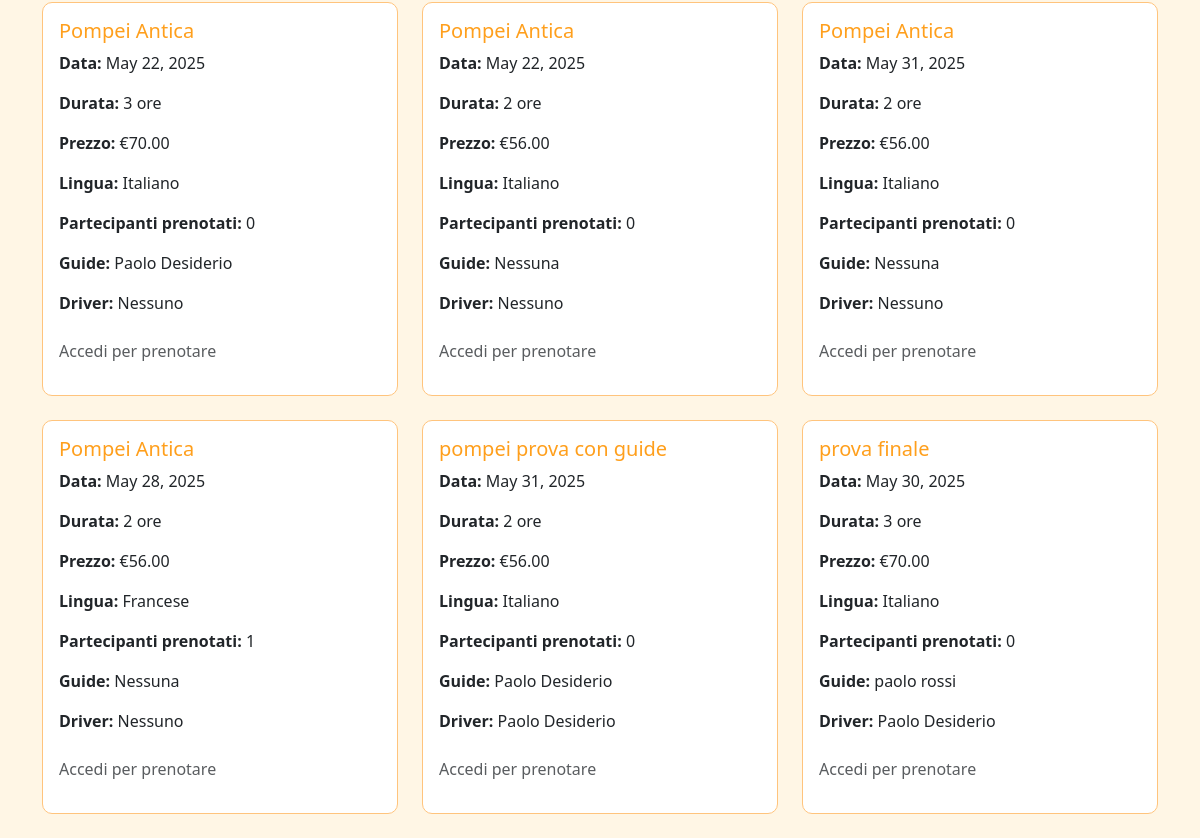
The app's page /tours/ (lower part), older data.
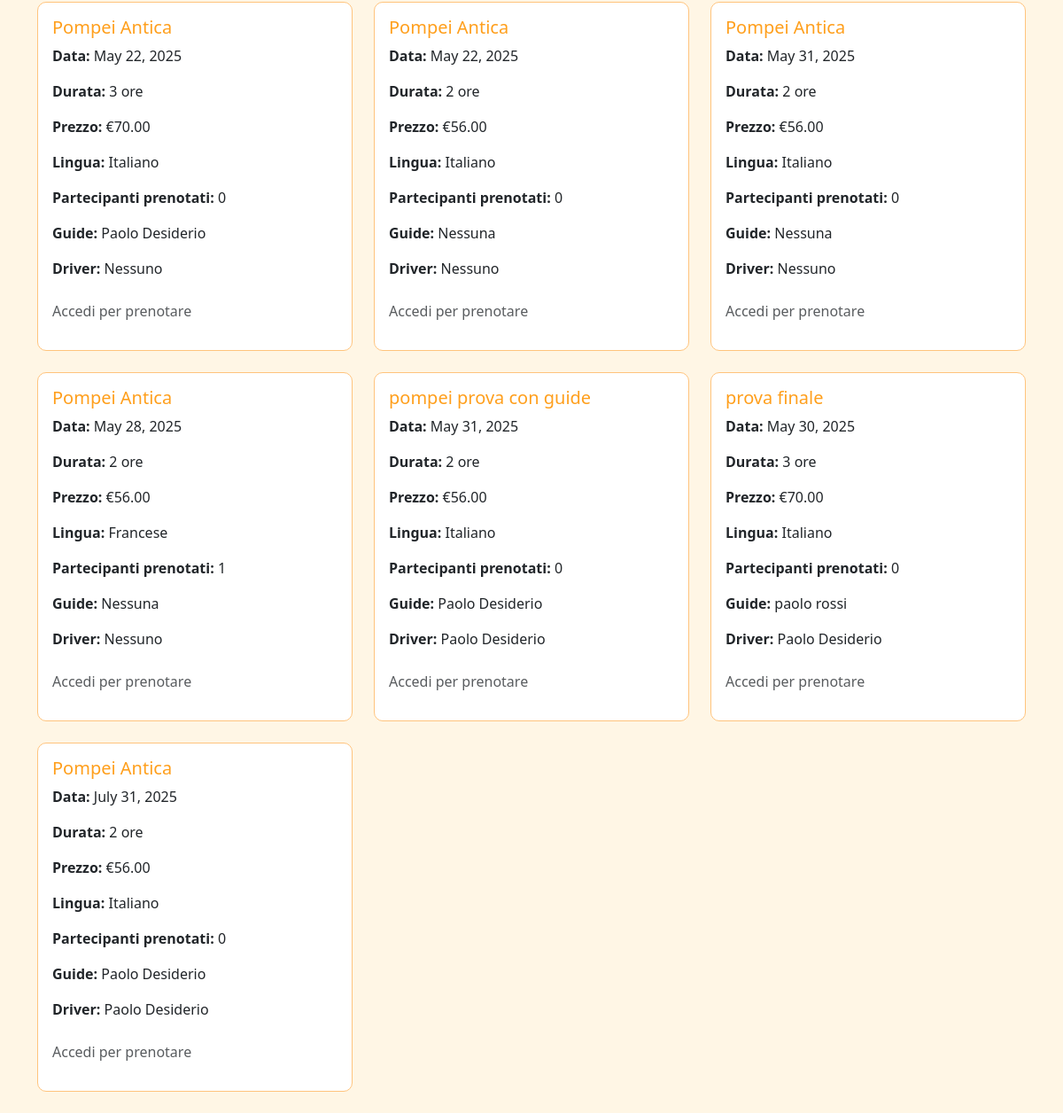
The same page, newer data.
### Askos/models.py (models this page shows, shortened)
class Tour(models.Model):
    nome = models.CharField(max_length=100)
    data = models.DateField()
    durata = models.CharField(max_length=50)
    prezzo = models.DecimalField(max_digits=8, decimal_places=2)
    lingua = models.ForeignKey(Lingua, on_delete=models.SET_NULL, null=True, related_name='tour')
    staff_assegnato = models.ManyToManyField('Staff', related_name='tour_assegnati')
    guide = models.ManyToManyField(
        Staff,
        limit_choices_to={'ruolo': 'guida'},
        related_name='tour_guide',
        blank=True
    )
    driver = models.ManyToManyField(
        Staff,
        limit_choices_to={'ruolo': 'driver'},
        related_name='tour_driver',
        blank=True
    )

class Lingua(models.Model):
    nome = models.CharField(max_length=50, unique=True)

class Staff(models.Model):
    RUOLI = [
        ('guida', 'Guida'),
        ('driver', 'Driver'),
    ]
    cod_fiscale = models.CharField(max_length=16, primary_key=True)
    nome = models.CharField(max_length=50)
    cognome = models.CharField(max_length=50)
    telefono = models.CharField(max_length=20)
    email = models.EmailField()
    ruolo = models.CharField(max_length=10, choices=RUOLI)
    lingue = models.ManyToManyField(Lingua, related_name='staff_members')

### Askos/views.py (the view, shortened to what this page needs)
# urls.py: path('tours/', tour_list_view, name='tour_list'),
def tour_list_view(request):
    tours = Tour.objects.all()
    today = date.today()
    lingua_filtrata = False
    prenotati_ids = []
    for tour in tours:
        tot = tour.prenotazioni.aggregate(totale=Sum('num_partecipanti'))['totale']
        tour.totale_partecipanti = tot or 0
    return render(request, 'tour_list.html', {
        'tours': tours,
        'prenotati_ids': prenotati_ids,
        'lingua_filtrata': lingua_filtrata,
        'today': today
    })

### templates/tour_list.html (shortened to what this page needs)
{% load static %}
<!DOCTYPE html>
<html lang="it">
<head>
    <link href="https://cdn.jsdelivr.net/npm/bootstrap@5.3.3/dist/css/bootstrap.min.css" rel="stylesheet">
</head>
<body>
<div class="container">
  <div class="row">
    {% for tour in tours %}
      <div class="col-md-4 mb-4">
        <div class="card p-3 h-100">
          <h5 class="card-title">{{ tour.nome }}</h5>
          <p><strong>Data:</strong> {{ tour.data }}</p>
          <p><strong>Durata:</strong> {{ tour.durata }} ore</p>
          <p><strong>Prezzo:</strong> €{{ tour.prezzo }}</p>
          <p><strong>Lingua:</strong> {{ tour.lingua.nome }}</p>
        <p><strong>Partecipanti prenotati:</strong> {{ tour.totale_partecipanti }}</p>
          <p><strong>Guide:</strong>
            {% for g in tour.guide.all %}
              {{ g.nome }} {{ g.cognome }}{% if not forloop.last %}, {% endif %}
            {% empty %}
              Nessuna
            {% endfor %}
          </p>
          <p><strong>Driver:</strong>
            {% for d in tour.driver.all %}
              {{ d.nome }} {{ d.cognome }}{% if not forloop.last %}, {% endif %}
            {% empty %}
              Nessuno
            {% endfor %}
          </p>
          {% if user.is_authenticated %}
            {% if tour.data < today %}
              <p class="text-danger mt-2">Tour scaduto</p>
            {% elif tour.id in prenotati_ids %}
              <p class="text-success mt-2">Già prenotato</p>
            {% else %}
              <form method="post" action="{% url 'prenota_tour' tour.id %}">
                {% csrf_token %}
                <button type="submit" class="btn btn-success mt-2">Prenota</button>
              </form>
            {% endif %}
          {% else %}
            <p class="text-muted mt-2">Accedi per prenotare</p>
          {% endif %}
        </div>
      </div>
    {% empty %}
      <p class="text-center">Nessun tour disponibile.</p>
    {% endfor %}
  </div>
</div>
</body>
</html>

Row changes from the older to the newer data that the page shows:
added Tour: nome "Pompei Antica", data "July 31, 2025", durata "2", prezzo "56.00", lingua.nome "Italiano", totale_partecipanti "0", Staff (nome "Paolo", cognome "Desiderio"), Staff (nome "Paolo", cognome "Desiderio")
